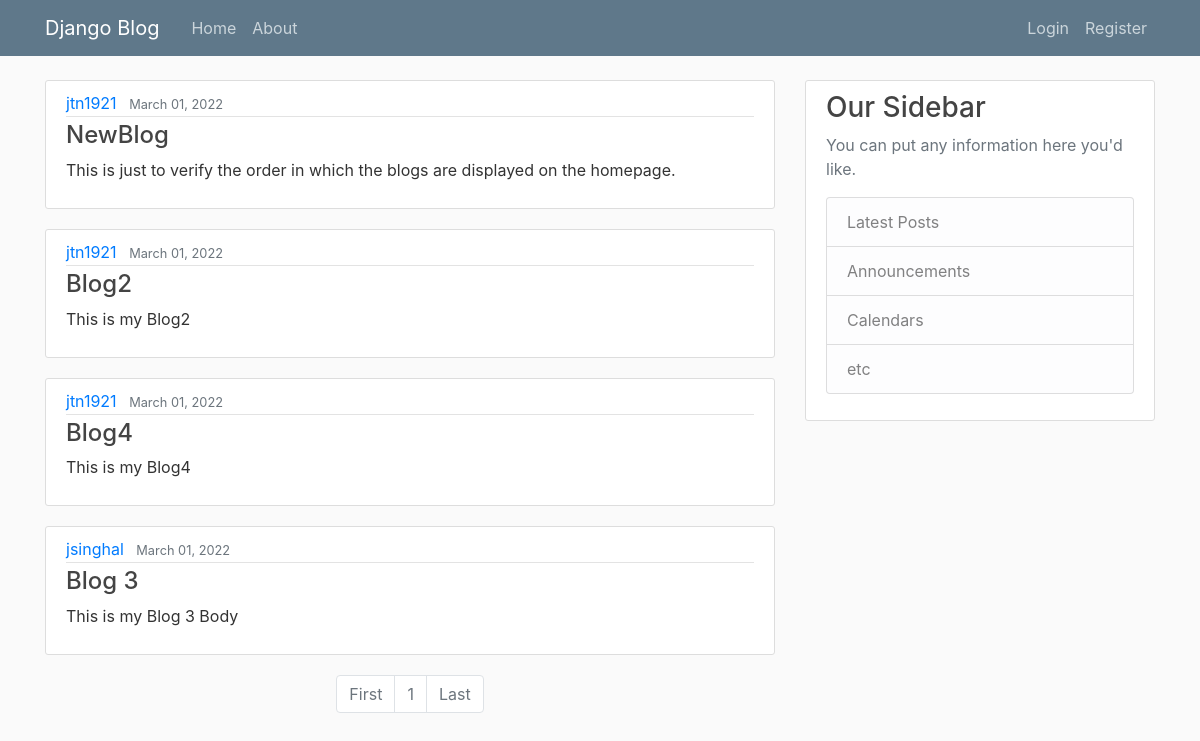
The app's page /, older data.
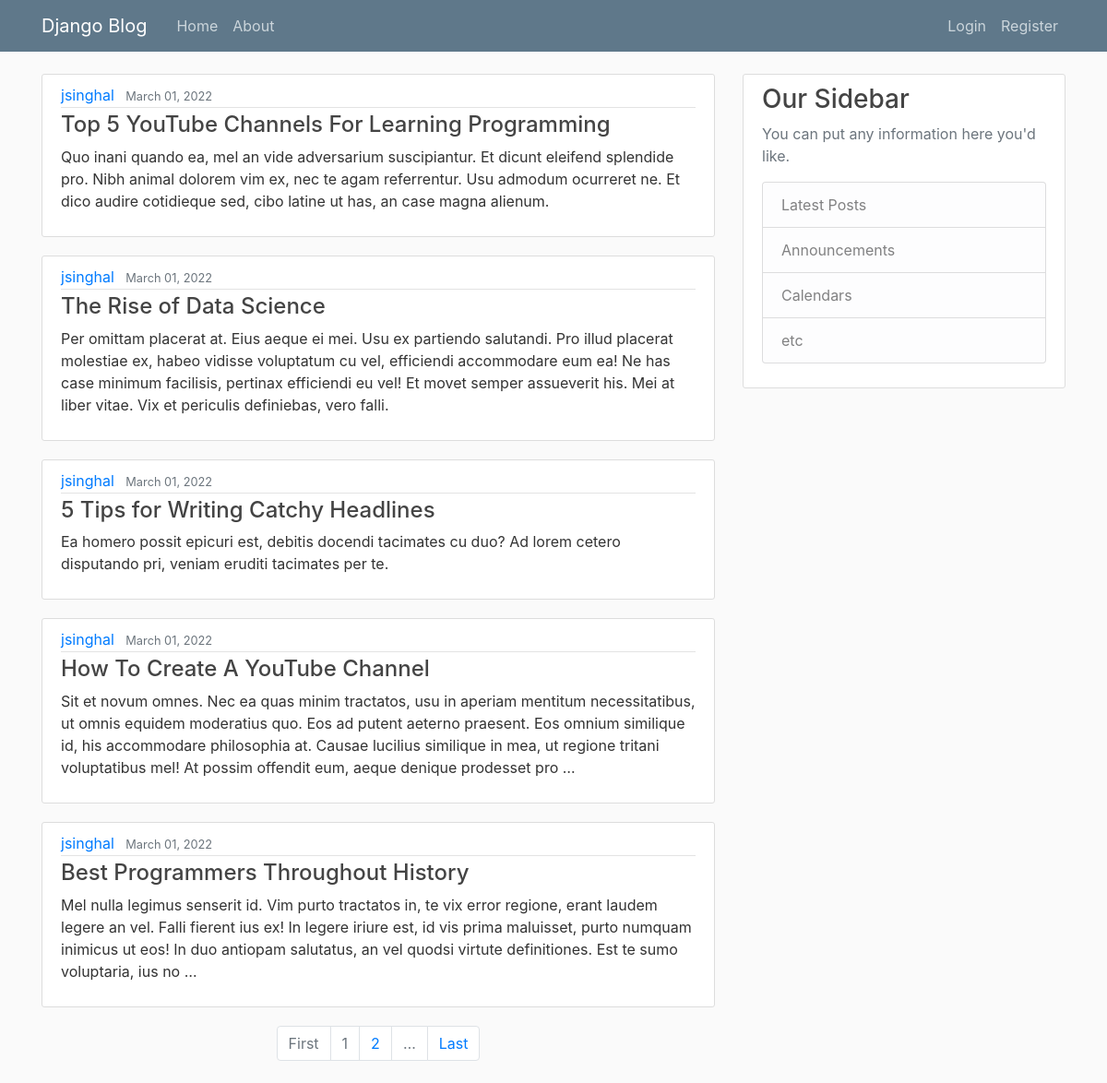
The same page, newer data.
### blog/models.py (models this page shows)
class Post(models.Model):
    title = models.CharField(max_length=100)
    content = models.TextField()
    date_posted = models.DateTimeField(default=timezone.now)
    author = models.ForeignKey(User, on_delete=models.CASCADE)
    def __str__(self):
        return self.title

### blog/views.py (the view)
# urls.py: path('', views.home, name="blog-home"),
def home(request):
    posts = Post.objects.all().order_by('-date_posted')
    paginator = Paginator(posts, 5)
    page_number = request.GET.get('page')
    page_obj = paginator.get_page(page_number)
    return render(request, "blog/home.html", {"page_obj": page_obj})

### blog/templates/blog/home.html (shortened to what this page needs)
{% extends "blog/base.html" %} {% block content %} {% for page in page_obj %}
<article class="media content-section">
  <div class="media-body">
    <div class="article-metadata">
      <a class="mr-2" href="{% url 'specific-user-blogs' page.author %}">{{ page.author }}</a>
      <small class="text-muted">{{ page.date_posted|date:"F d, Y" }}</small>
    </div>
    <h4>
      <a class="article-title" href="{% url 'blog-detail' page.id %}">{{ page }}</a>
    </h4>
    <p class="article-content">{{ page.content|truncatewords:50 }}</p>
  </div>
</article>
{% endfor %}
<nav>
  <ul class="pagination justify-content-center">
    <li class="page-item {% if not page_obj.has_previous %} disabled {% endif %}">
      <a class="page-link" href="?page=1">First</a>
    </li>
    {% for i in page_obj.paginator.page_range %}
      {% if page_obj.number == i %}
      <li class="active page-item disabled">
        <a class="page-link" href="#">{{ i }}</a>
      </li>
      {% elif i == page_obj.number|add:'-1' %}
        <li class="page-item">
          <a class="page-link" href="?page={{ page_obj.previous_page_number }}">{{ i }}</a>
        </li>
      {% elif i == page_obj.number|add:'1' %}
      <li class="page-item">
        <a class="page-link" href="?page={{ page_obj.next_page_number }}">{{ i }}</a>
      </li>
      {% endif %}
    {% endfor %}
    {% if page_obj.paginator.num_pages > page_obj.number|add:'1' %}
    <li class="page-item disabled">
      <a class="page-link" href="#">&hellip;</a>
    </li>
    {% endif %}
    <li class="page-item {% if not page_obj.has_next %} disabled {% endif %}">
      <a class="page-link" href="?page={{ page_obj.paginator.num_pages }}">Last</a>
    </li>
  </ul>
</nav>
<br>
{% endblock content %}

Row changes from the older to the newer data that the page shows:
no longer on this page (row unchanged): Post: author "jtn1921", date_posted "March 01, 2022", title "NewBlog", content "This is just to verify the order in which the blogs are displayed on the homepage."
no longer on this page (row unchanged): Post: author "jtn1921", date_posted "March 01, 2022", title "Blog2", content "This is my Blog2"
no longer on this page (row unchanged): Post: author "jtn1921", date_posted "March 01, 2022", title "Blog4", content "This is my Blog4"
no longer on this page (row unchanged): Post: author "jsinghal", date_posted "March 01, 2022", title "Blog 3", content "This is my Blog 3 Body"
added Post: author "jsinghal", date_posted "March 01, 2022", title "Top 5 YouTube Channels For Learning Programming", content "Quo inani quando ea, mel an vide adversarium suscipiantur. Et dicunt eleifend splendide pro. Nibh animal dolorem vim ex, nec te agam referrentur. Usu admodum ocurreret ne. Et dico audire cotidieque sed, cibo latine ut has, an case magna alienum."
added Post: author "jsinghal", date_posted "March 01, 2022", title "The Rise of Data Science", content "Per omittam placerat at. Eius aeque ei mei. Usu ex partiendo salutandi. Pro illud placerat molestiae ex, habeo vidisse voluptatum cu vel, efficiendi accommodare eum ea! Ne has case minimum facilisis, pertinax efficiendi eu vel! Et movet semper assueverit his. Mei at liber vitae. Vix et periculis definiebas, vero falli."
added Post: author "jsinghal", date_posted "March 01, 2022", title "5 Tips for Writing Catchy Headlines", content "Ea homero possit epicuri est, debitis docendi tacimates cu duo? Ad lorem cetero disputando pri, veniam eruditi tacimates per te."
added Post: author "jsinghal", date_posted "March 01, 2022", title "How To Create A YouTube Channel", content "Sit et novum omnes. Nec ea quas minim tractatos, usu in aperiam mentitum necessitatibus, ut omnis equidem moderatius quo. Eos ad putent aeterno praesent. Eos omnium similique id, his accommodare philosophia at. Causae lucilius similique in mea, ut regione tritani voluptatibus mel! At possim offendit eum, aeque denique prodesset pro …"
added Post: author "jsinghal", date_posted "March 01, 2022", title "Best Programmers Throughout History", content "Mel nulla legimus senserit id. Vim purto tractatos in, te vix error regione, erant laudem legere an vel. Falli fierent ius ex! In legere iriure est, id vis prima maluisset, purto numquam inimicus ut eos! In duo antiopam salutatus, an vel quodsi virtute definitiones. Est te sumo voluptaria, ius no …"
Text that changed along with them:
new list line: "2"
